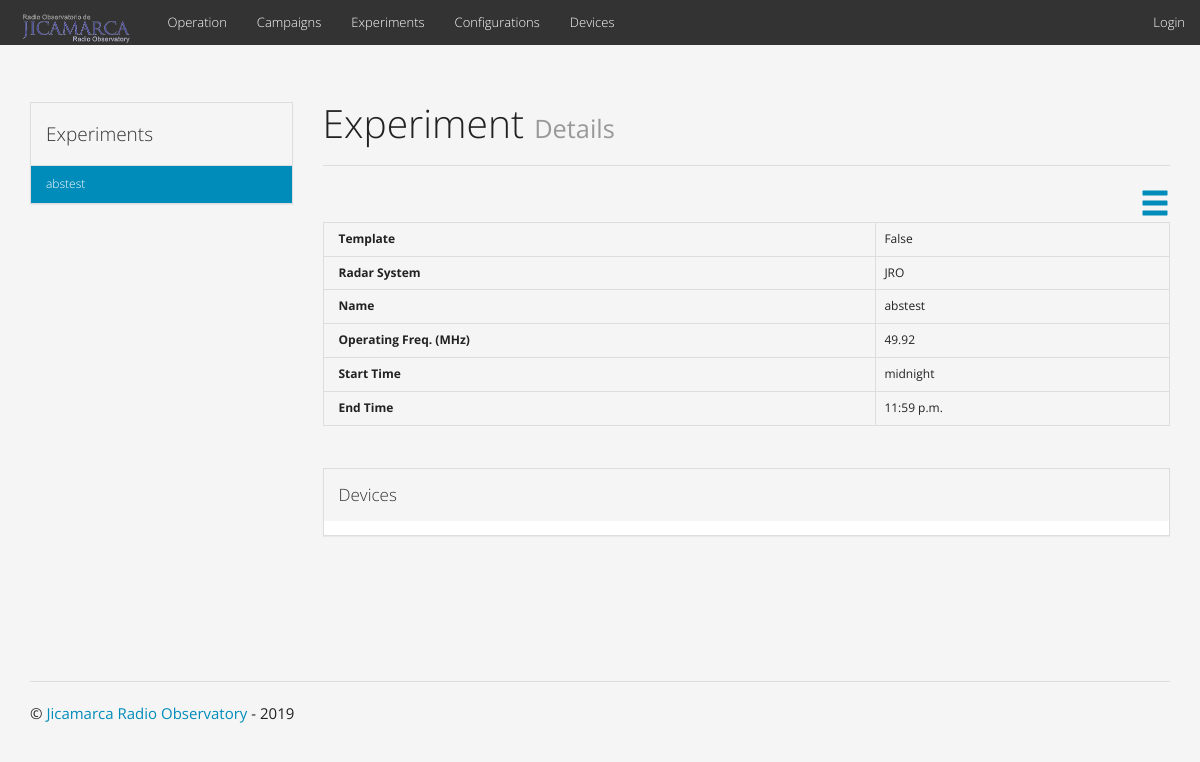
The app's page /experiment/1/ with its own data.
### apps/main/models.py (models this page shows, shortened)
class Experiment(models.Model):
    template = models.BooleanField(default=False)
    name = models.CharField(max_length=40, default='', unique=True)
    location = models.ForeignKey('Location', null=True, blank=True, on_delete=models.CASCADE)
    freq = models.FloatField(verbose_name='Operating Freq. (MHz)', validators=[MinValueValidator(1), MaxValueValidator(10000)], default=49.9200)
    start_time = models.TimeField(default='00:00:00')
    end_time = models.TimeField(default='23:59:59')
    task = models.CharField(max_length=36, default='', blank=True, null=True)
    status = models.PositiveSmallIntegerField(default=4, choices=EXP_STATES)
    author = models.ForeignKey(User, null=True, blank=True)
    hash = models.CharField(default='', max_length=64, null=True, blank=True)
    class Meta:
        db_table = 'db_experiments'
        ordering = ('template', 'name')
    def __str__(self):
        if self.template:
            return u'%s (template)' % (self.name[:8])
        else:
            return u'%s' % (self.name[:10])
    @property
    def radar_system(self):
        return self.location
    def get_absolute_url_import(self):
        return reverse('url_import_experiment', args=[str(self.id)])
    def get_absolute_url_export(self):
        return reverse('url_export_experiment', args=[str(self.id)])
    def get_absolute_url_start(self):
        return reverse('url_start_experiment', args=[str(self.id)])
    def get_absolute_url_stop(self):
        return reverse('url_stop_experiment', args=[str(self.id)])

class Location(models.Model):
    name = models.CharField(max_length = 30)
    description = models.TextField(blank=True, null=True)
    class Meta:
        db_table = 'db_location'
    def __str__(self):
        return u'%s' % self.name

### apps/main/views.py (the view)
# urls.py: url(r'^experiment/(?P<id_exp>-?\d+)/$', views.experiment, name='url_experiment'),
def experiment(request, id_exp):
    experiment = get_object_or_404(Experiment, pk=id_exp)
    configurations = Configuration.objects.filter(
        experiment=experiment, type=0)
    kwargs = {}
    kwargs['experiment_keys'] = ['template', 'radar_system',
                                 'name', 'freq', 'start_time', 'end_time']
    kwargs['experiment'] = experiment
    kwargs['configuration_keys'] = ['name', 'device__ip_address',
                                    'device__port_address', 'device__status']
    kwargs['configurations'] = configurations
    kwargs['title'] = 'Experiment'
    kwargs['suptitle'] = 'Details'
    kwargs['button'] = 'Add Configuration'
    kwargs.update(sidebar(experiment=experiment))
    return render(request, 'experiment.html', kwargs)

### apps/main/templatetags/main_tags.py (called while the page is built)
@register.filter
def attr(instance, key):
    display_key = "get_" + key + "_display"
    if key=='name':
        return '{}'.format(instance)
    if hasattr(instance, display_key):
        return getattr(instance, display_key)()
    if hasattr(instance, key):
        return getattr(instance, key)
    return instance.get(key)

@register.filter
def title(s):
    return s.split('__')[-1].replace('_', ' ').title()

### apps/main/views.py (called while the page is built)
def sidebar(**kwargs):
    side_data = {}
    conf = kwargs.get('conf', None)
    experiment = kwargs.get('experiment', None)
    if not experiment:
        experiment = conf.experiment
    if experiment:
        side_data['experiment'] = experiment
        campaign = experiment.campaign_set.all()
        if campaign:
            side_data['campaign'] = campaign[0]
            experiments = campaign[0].experiments.all().order_by('name')
        else:
            experiments = [experiment]
        configurations = experiment.configuration_set.filter(type=0)
        side_data['side_experiments'] = experiments
        side_data['side_configurations'] = configurations.order_by(
            'device__device_type__name')
    return side_data

### apps/main/templates/experiment.html (shortened to what this page needs)
{% extends "base.html" %}
{% load bootstrap3 %}
{% load static %}
{% load main_tags %}
{% block extra-head %}
<link href="{% static 'css/bootstrap-datetimepicker.min.css' %}" media="screen" rel="stylesheet">
{% endblock %}
{% block content-title %}{{title}}{% endblock %}
{% block content-suptitle %}{{suptitle}}{% endblock %}
{% block content %}
{% block menu-actions %}
<span class=" dropdown pull-right">
  <a href="#" class="dropdown-toggle" data-toggle="dropdown"><span class="glyphicon glyphicon-menu-hamburger gi-2x" aria-hidden="true"></span></a>
</span>
{% endblock %}
<table class="table table-bordered">
{% for key in experiment_keys %}
	{% if key == 'freq' %}
	<tr><th>Operating Freq. (MHz)</th><td>{{experiment|attr:key}}</td></tr>
	{% else %}
	<tr><th>{{key|title}}</th><td>{{experiment|attr:key}}</td></tr>
	{% endif %}
{% endfor %}
</table>
<br>
<div class="panel-group" id="accordion" role="tablist" aria-multiselectable="true">
  <div class="panel panel-default bootcards-summary">
    <div class="panel-heading" role="tab">
      <h4 class="panel-title">
          Devices
      </h4>
    </div>
      <div class="panel-body">
      </div>
  </div>
</div>
{% endblock %}
{% block sidebar%}
   {% include "sidebar_devices.html" %}
{% endblock %}

### apps/main/templates/sidebar_devices.html (shortened to what this page needs)
	{% if experiment %}
		<div class="panel panel-default">
		  <div class="panel-heading">
		    <h4>Experiments</h4>
		  </div>
		  <div class="list-group">
		  {% for item in side_experiments %}
		    <a href="{% url 'url_experiment' item.id %}" class="list-group-item {%if item.id == experiment.id%}active{%endif%}">{{item.name}}</a>
		  {% endfor %}
		  </div>
		</div>
	{% endif %}

### apps/main/templates/base.html (style rules this page uses)
body { padding-top: 60px }
.gi-2x { font-size: 2em; }

### records on screen
Experiment: name "abstest", experiment_keys "False" "JRO" "abstest" "midnight" "11:59 p.m.", experiment_keys "49.92"

### other values on screen
{{ title }} "Experiment"
{{ suptitle }} "Details"
{{ key|title }} "Template" "Radar System" "Name" "Start Time" "End Time"
